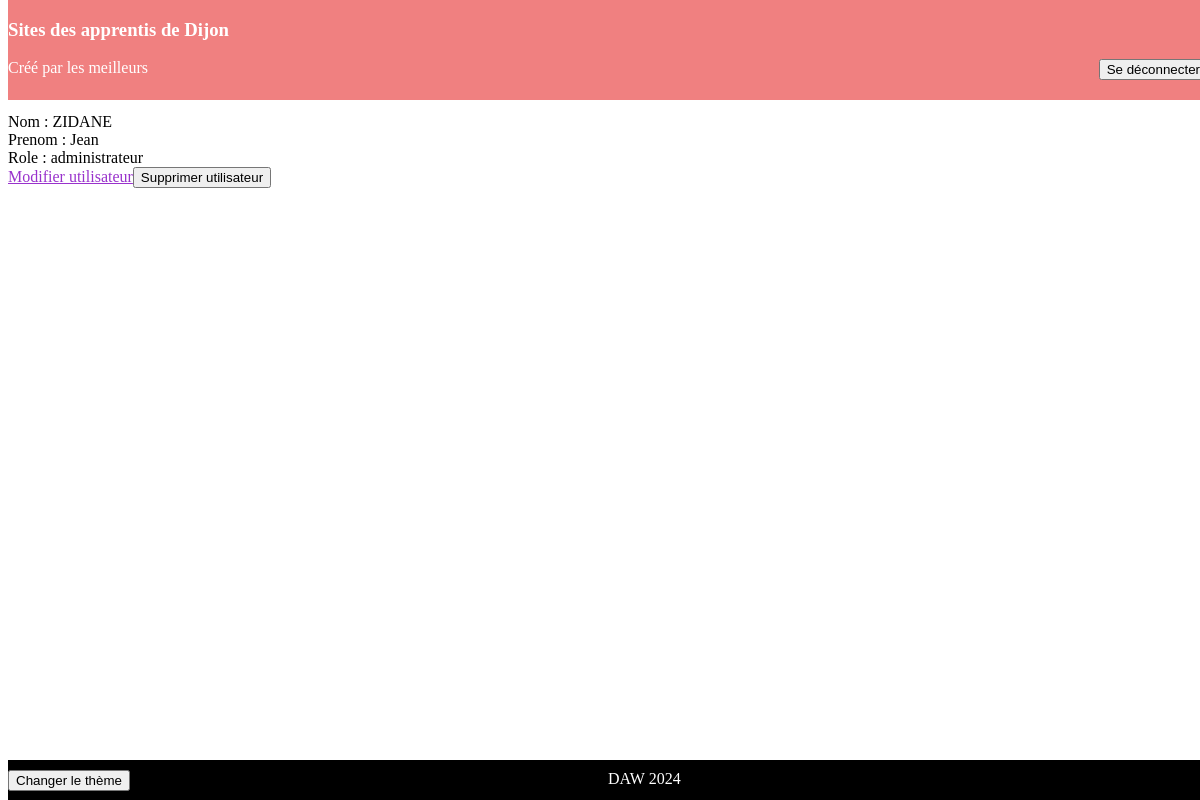
The app's page /view/users/profilUser?id=1 (signed in) with its own data.
### tables this page shows
CREATE TABLE IF NOT EXISTS `utilisateurs` (
  `id` int NOT NULL AUTO_INCREMENT,
  `login` varchar(50) NOT NULL,
  `mdp` varchar(50) NOT NULL,
  `prenom` varchar(50) NOT NULL,
  `nom` varchar(50) NOT NULL,
  `role` varchar(50) NOT NULL,
  PRIMARY KEY (`id`)
);

### controller/ControllerUser.php (called while the page is built, shortened)
<?php
require_once(__DIR__.'/../model/ModelUser.php');
class ControllerUser {
    public static function getUser($id) {
        $model = new Model();
        $pdo = $model->getPdo();
        $select = $pdo->query('SELECT * FROM Utilisateurs WHERE id='.$id);
        while($row = $select->fetch(PDO::FETCH_ASSOC)) {
            $user = new ModelUser($row['login'], $row['mdp'], $row['id'], $row['role'], $row['nom'], $row['prenom']);
            return $user;
        }
    }
    }
?>

### model/ModelUser.php (called while the page is built, shortened)
<?php
class ModelUser{
    private $id;
    private $role;
    private $nom;
    private $prenom;
    function __construct($username = null, $password = null, $id = null, $role = null, $nom = null, $prenom = null)
    {
        if($id != null) {$this->id=$id;}
        if($role != null) {$this->role=$role;}
        if($nom != null) {$this->nom=$nom;}
        if($prenom != null) {$this->prenom=$prenom;}
    }
    public function getId() {return $this->id;}
    public function getRole() {return $this->role;}
    public function getNom() {return $this->nom;}
    public function getPrenom() {return $this->prenom;}
}
?>

### view/users/profilUser.php (the view, shortened to what this page needs)
<html lang="fr">
<head>
    <?php require("../../view/css/stylesheet.php");?>
</head>
<body>
<?php require("../css/header.php");?>
<form action='../../config/routeur.php' method="post">
    <?php
        require_once('../../controller/ControllerUser.php');
        $user = ControllerUser::getUser($_GET['id']);
        echo "Nom : ".$user->getNom()."<br>";
        echo "Prenom : ".$user->getPrenom()."<br>";
        echo "Role : ".$user->getRole()."<br>";
        if($_COOKIE['role'] == 'administrateur') {
            echo "<a href='modifUser.php?id=".$user->getId()."'>Modifier utilisateur</a>";
            echo "<input type='submit' value='Supprimer utilisateur'/>";
        }
    ?>
</form>
<?php require_once("../css/footer.php");?>
</body>
</html>

### css/jour.css (style rules this page uses)
body:not(#index) { background-color : white; color : black; margin-top : 5 px; padding-top : 105px; padding-bottom : 15px; }
a { color : darkorchid; }

### records on screen
utilisateurs: nom "ZIDANE", prenom "Jean", role "administrateur"
